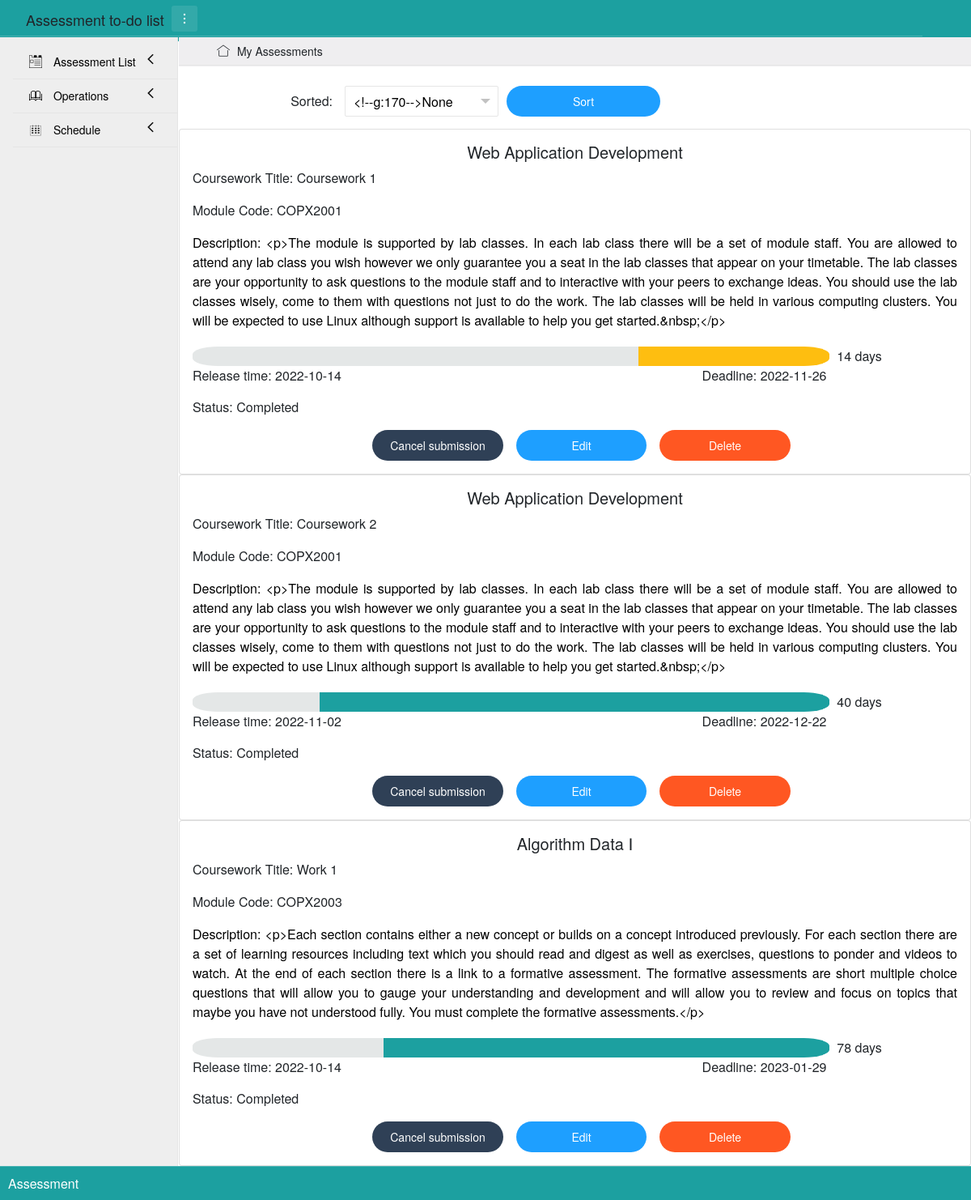
Page /complete on the committed database.
### app/models.py (models this page shows)
class Assessment(db.Model):
    __tablename__ = 'assessments'
    id = db.Column(db.Integer, primary_key=True)
    module = db.Column(db.String(100))
    title = db.Column(db.String(100))
    code = db.Column(db.String(10))
    release_day = db.Column(db.Date())
    deadline = db.Column(db.Date())
    description = db.Column(db.String(3000))
    status = db.Column(db.Boolean())

### app/views.py (the view, shortened to what this page needs)
@app.route('/complete', methods=['GET', 'POST'])
def complete():
    assessment = Assessment.query.filter_by(status=1).all()
    assessment_list = wrap_assessment(assessment)
    form = SortForm()
    print(form.validate_on_submit())
    return render_template('show.html', assessments=assessment_list, PageTitle="Completed Assessment", form=form)

### app/forms.py
class SortForm(FlaskForm):
    method = SelectField('Sorted by', choices=[(0, "None"), (1, 'Module'), (2, 'Title'), (3, 'Release time'),
                                               (4, 'Deadline')], validators=[DataRequired()])
    submit = SubmitField('Sort')

### app/views.py (called while the page is built)
def wrap_assessment(assessment):
    curr_time = datetime.now()
    res = []
    for i in assessment:
        left_time = (i.deadline - curr_time.date()).days
        all_time = (i.deadline - i.release_day).days
        num = left_time * 10 / all_time
        if num <= 0:
            num = 0
        elif num <= 1:
            num = 1
        elif 9 <= num < 10:
            num = 9
        elif num == 10:
            num = 10
        else:
            num = int(round(num))
        day = []
        for j in range(10):
            if 9 - j < num:
                day.append(1)
            else:
                day.append(0)
        if left_time < 0:
            left_time = 0
        res.append([i, num, day, left_time])
    return res

### app/templates/show.html (shortened to what this page needs)
{% extends "base.html" %}
{% block content %}
    <br>
    <div class="layui-container">
        <div class="layui-row">
            {% if PageTitle == "All Assessments" %}
            <form method="post" name="show" class="layui-form">
                <div class="layui-form-item">
                    {{form.csrf_token()}}
                    <label class="layui-form-label col-lg-2 col-md-3 layui-col-sm12">Sorted:</label>
                    <div id="block" class="layui-input-block layui-input-inline">
                        {{ form.method(class_="form-control" ) }}
                    </div>
                    {{form.submit(class_="layui-btn layui-btn-radius layui-btn-normal layui-input-inline")}}
                </div>
            </form>
            {% elif PageTitle == "Completed Assessment" %}
            <form method="post" name="complete" class="layui-form">
                <div class="layui-form-item">
                    <label class="layui-form-label col-lg-2 col-md-3 layui-col-sm12">Sorted:</label>
                    <div id="block1" class="layui-input-block layui-input-inline">
                    </div>
                    {{form.submit(class_="layui-btn layui-btn-radius layui-btn-normal layui-input-inline")}}
                </div>
            </form>
            {% endif %}
        </div>
    </div>
    <div class="row over" data-masonry='{"percentPosition": true }'>
        {% for assessment in assessments %}
        <div class="col-sm-12 col-lg-12 col-md-12 over">
            <div class="card">
                <div class="card-body">
                    <h5 class="card-title text-center">{{ assessment[0].module }}</h5>
                    <p class="card-text">Coursework Title: {{ assessment[0].title }}</p>
                    <p class="card-text">Module Code: {{ assessment[0].code }}</p>
                    <p class="card-text text-font">Description: {{ assessment[0].description }}</p>
                    <div class="card-text time-lable">
                        {% for k in assessment[2] %}
                        {% if k == 1 %}
                        {% if assessment[1] >= 7 %}
                        <div class="time1 col-1 ">&nbsp;</div>
                        {% elif assessment[1] >= 3 %}
                        <div class="time2 col-1 ">&nbsp;</div>
                        {% else %}
                        <div class="time3 col-1 ">&nbsp;</div>
                        {% endif %}
                        {% else %}
                        <div class="notime col-1 ">&nbsp;</div>
                        {% endif %}
                        {% endfor %}
                        <div class="col-2 left">&nbsp;&nbsp;{{assessment[3]}} days</div>
                        <div class="row">
                            <div class="col-4 left">Release time: {{ assessment[0].release_day }}</div>
                            <div class="col-2">&nbsp;</div>
                            <div class="col-4 right">Deadline: {{ assessment[0].deadline }}</div>
                        </div>
                    </div>
                    <p class="card-text">
                        Status:
                        {% if assessment[0].status == 0 %}
                        <strong class="btn-danger">Uncompleted</strong>
                        {% else %}
                        Completed
                        {% endif %}
                    </p>
                    <div class="row justify-content-center">
                        {% if assessment[0].status ==0 %}
                        <a href="{{url_for('mark', id=assessment[0].id, page = PageTitle)}}" id="but" class="layui-btn layui-btn-radius layui-bg-cyan card-link col-lg-2 col-md-3 col-sm-3">
                            Submit
                        </a>
                        {% else %}
                        <a href="{{url_for('mark', id=assessment[0].id, page = PageTitle)}}" id="butt" class="layui-btn layui-btn-radius layui-bg-cyan card-link col-lg-2 col-md-3 col-sm-3">
                            Cancel submission
                        </a>
                        {% endif %}
                        <a href="{{ url_for('edit', id=assessment[0].id, page = PageTitle) }}" class="layui-btn layui-btn-radius layui-btn-normal card-link col-lg-2 col-md-3 col-sm-3">
                            Edit
                        </a>
                        <a href="{{ url_for('delete', id=assessment[0].id, page = PageTitle) }}" class="layui-btn layui-btn-radius layui-btn-danger card-link col-lg-2 col-md-3 col-sm-3">
                            Delete
                        </a>
                    </div>
                </div>
            </div>
        </div>
        {% endfor %}
    </div>
{% endblock %}

### app/static/css/index.css (style rules this page uses)
.time1 { background-color: #1CA0A0; float: left; color: #1CA0A0; }
.time2 { background-color: #FEBE10; float: left; color: #FEBE10; }
.notime { background-color: #E4E7E7; float: left; color: #E4E7E7; }
.over { overflow-x: hidden; }
a { color: black; padding: 0; text-decoration: none; }
.text-font { color: black; text-align: justify; }
.left { float: left; text-align: left; }
.right { float: left; text-align: right; }
.time-lable { margin-top: 20px; margin-bottom: 15px; }
div.time1:nth-child(10), div.time2:nth-child(10), div.time3:nth-child(10), div.notime:nth-child(10) { border-radius: 0 40% 40% 0; }
div.time1:nth-child(1), div.time2:nth-child(1), div.time3:nth-child(1), div.notime:nth-child(1) { border-radius: 40% 0 0 40%; }
a#but, a#butt { margin-left: 1rem; }
div#block, div#block1, div#block2 { margin-left: 0; }

### rows in the picture
Assessment: module "Web Application Development", title "Coursework 1", code "COPX2001", description "<p>The module is supported by lab classes. In each lab class there will be a set of module staff. You are allowed to attend any lab class you wish however we only guarantee you a seat in the lab classes that appear on your timetable. The lab classes are your opportunity to ask questions to the module staff and to interactive with your peers to exchange ideas. You should use the lab classes wisely, come to them with questions not just to do the work. The lab classes will be held in various computing clusters. You will be expected to use Linux although support is available to help you get started.&nbsp;</p>", assessment "14", release_day "2022-10-14", deadline "2022-11-26", status "Completed"
Assessment: module "Web Application Development", title "Coursework 2", code "COPX2001", description "<p>The module is supported by lab classes. In each lab class there will be a set of module staff. You are allowed to attend any lab class you wish however we only guarantee you a seat in the lab classes that appear on your timetable. The lab classes are your opportunity to ask questions to the module staff and to interactive with your peers to exchange ideas. You should use the lab classes wisely, come to them with questions not just to do the work. The lab classes will be held in various computing clusters. You will be expected to use Linux although support is available to help you get started.&nbsp;</p>", assessment "40", release_day "2022-11-02", deadline "2022-12-22", status "Completed"
Assessment: module "Algorithm Data Ⅰ", title "Work 1", code "COPX2003", description "<p>Each section contains either a new concept or builds on a concept introduced previously. For each section there are a set of learning resources including text which you should read and digest as well as exercises, questions to ponder and videos to watch. At the end of each section there is a link to a formative assessment. The formative assessments are short multiple choice questions that will allow you to gauge your understanding and development and will allow you to review and focus on topics that maybe you have not understood fully. You must complete the formative assessments.</p>", assessment "78", release_day "2022-10-14", deadline "2023-01-29", status "Completed"
